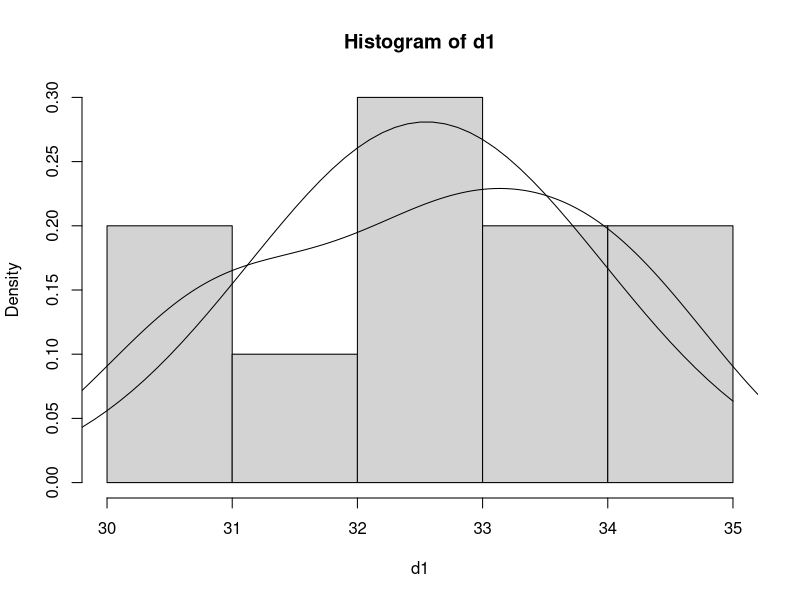
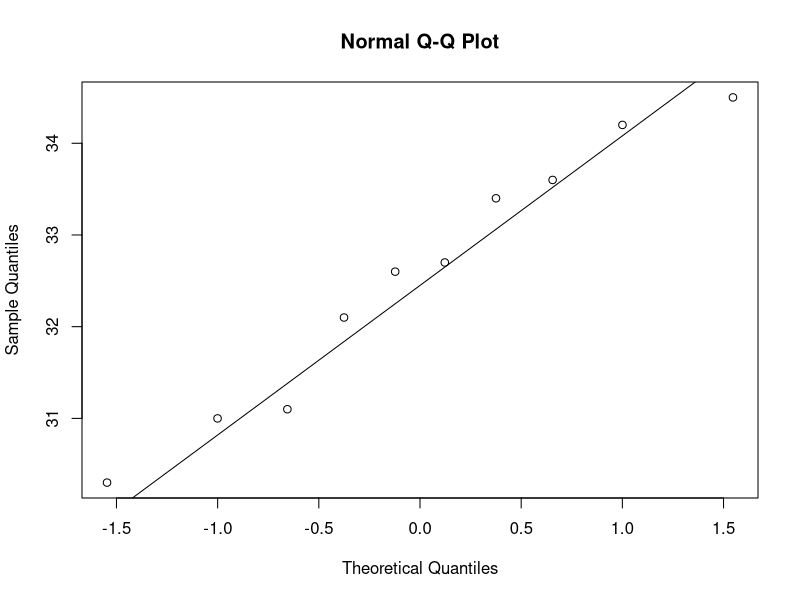
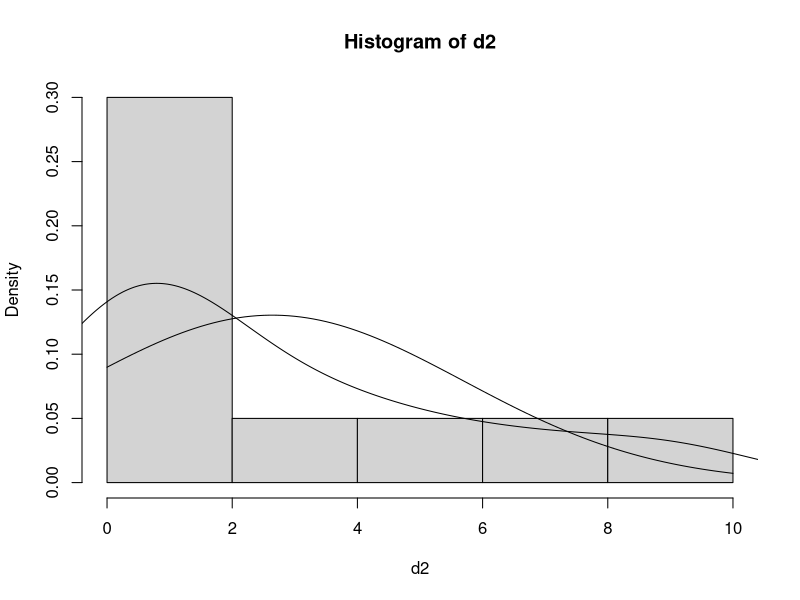
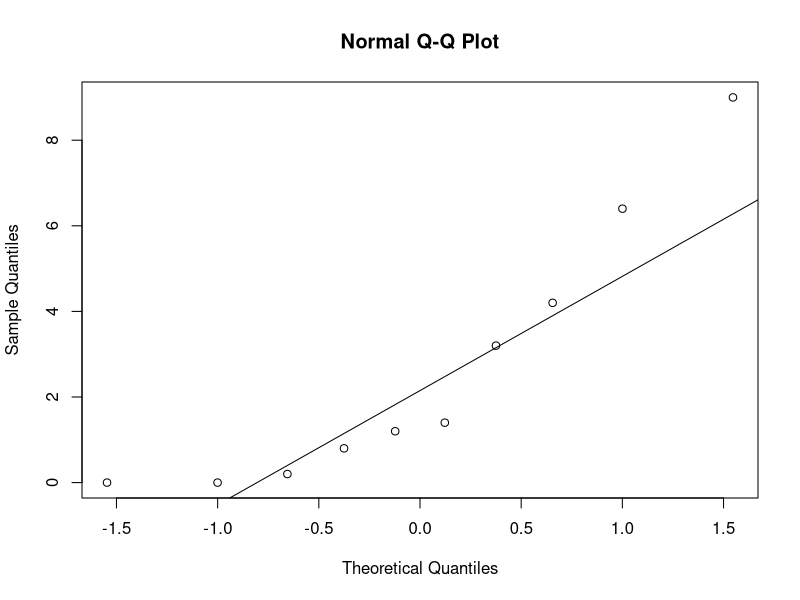
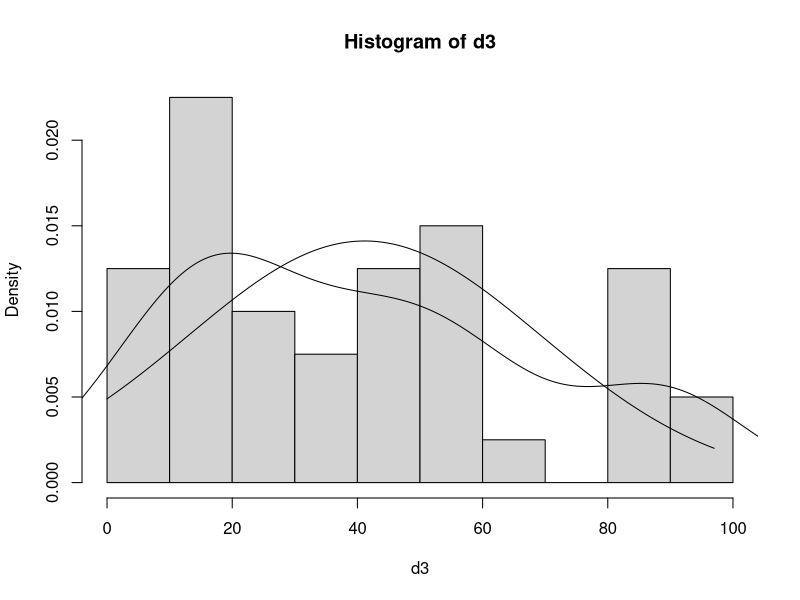
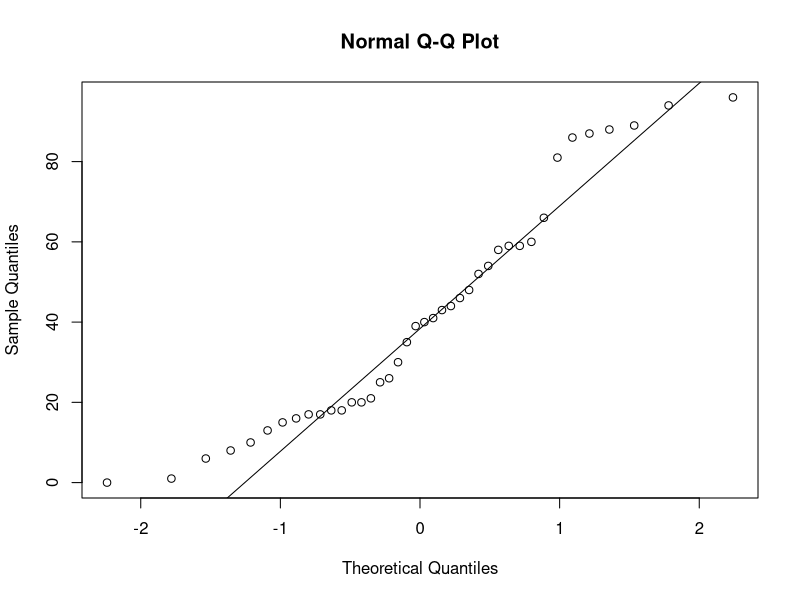
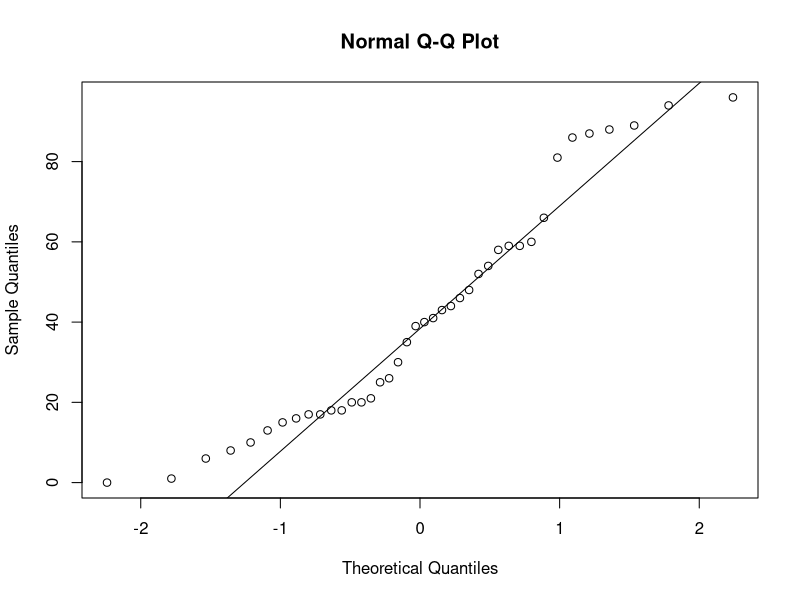

Reproduce these figures in R, in order.
# data I
d1 = c(30.3, 31.0, 31.1, 32.1, 32.6, 32.7, 33.4, 33.6, 34.2, 34.5)

hist(d1, prob=TRUE)
pdf<- density(d1)
lines(pdf)

m = mean(d1)
s = sd(d1)
x <- seq(from=29, to=35, by=0.1)
y<- dnorm(x, mean=m, sd=s)
lines(x,y)

qqnorm(d1)
qqline(d1)

quantile(d1,0.9)
qnorm(0.9,m,s)

quantile(d1,0.1)
qnorm(0.1,m,s)

quantile(d1,0.6)
qnorm(0.6,m,s)


# data II 
d2 = c(0.0, 0.0, 0.2, 0.8, 1.2, 1.4, 3.2, 4.2, 6.4, 9.0)

hist(d2, prob=TRUE)
pdf<- density(d2)
lines(pdf)

m = mean(d2)
s = sd(d2)
x <- seq(from=0, to=10, by=0.1)
y<- dnorm(x, mean=m, sd=s)
lines(x,y)

qqnorm(d2)
qqline(d2)

quantile(d2,0.7)
qnorm(0.7,m,s)

quantile(d2,0.1)
qnorm(0.1,m,s)

quantile(d2,0.6)
qnorm(0.6,m,s)

quantile(d2,0.4)
qnorm(0.4,m,s)


# data III 
d3 = c(0, 1, 6, 8, 10, 13, 15, 16, 17, 17, 18, 18, 20, 20, 21, 25, 26, 30, 35, 39,40, 41, 43, 44, 46, 48, 52, 54, 58, 59, 59, 60, 66, 81, 86, 87, 88, 89, 94, 96)

hist(d3, prob=TRUE)
pdf<- density(d3)
lines(pdf)

m = mean(d3)
s = sd(d3)
x <- seq(from=0, to=97, by=0.1)
y<- dnorm(x, mean=m, sd=s)
lines(x,y)

qqnorm(d3)
qqline(d3)



qqnorm(d3)
qqline(d3)

quantile(d3,0.8)
qnorm(0.8,m,s)

quantile(d3,0.1)
qnorm(0.1,m,s)

quantile(d3,0.6)
qnorm(0.6,m,s)

quantile(d3,0.4)
qnorm(0.4,m,s)
